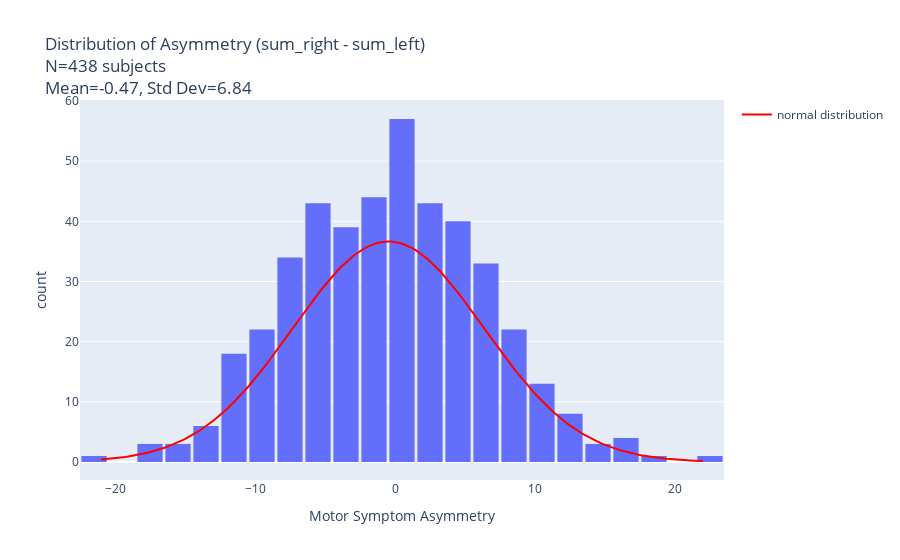

Notebook cell for this chart:
### Markdown cell above
distribution des valeurs des "motor symptom asymmetry"

### Code cell
import numpy as np

import plotly.graph_objects as go

# Calcul de la moyenne et de l'écart type
mean = df_msa_filtered['asymetry'].mean()
std = df_msa_filtered['asymetry'].std()

# Histogramme
fig = px.histogram(
    df_msa_filtered,
    x='asymetry',
    nbins=30,
    title=f"Distribution of Asymmetry (sum_right - sum_left)<br>N={len(df_msa_filtered)} subjects<br>Mean={mean:.2f}, Std Dev={std:.2f}",
    labels={'asymetry': "Motor Symptom Asymmetry"},
    color_discrete_sequence=['#636EFA']
)
fig.update_layout(bargap=0.1)

# Générer la courbe normale
x_vals = np.linspace(df_msa_filtered['asymetry'].min(), df_msa_filtered['asymetry'].max(), 200)
hist_y, bins = np.histogram(df_msa_filtered['asymetry'], bins=30)
bin_width = bins[1] - bins[0]
normal_y = (
    len(df_msa_filtered['asymetry']) * bin_width *
    (1/(std * np.sqrt(2 * np.pi))) * np.exp(-0.5 * ((x_vals - mean)/std)**2)
)

fig.add_trace(go.Scatter(
    x=x_vals,
    y=normal_y,
    mode='lines',
    name='normal distribution',
    line=dict(color='red')
))

fig.show()
fig.write_image("/NAS/deathrow/protocoles/predistim/screenshots/asymetry_histogram.png")

### Figure 1 — Plotly figure (JSON) as saved in the notebook; plotly's stock layout.template omitted (floating-point values rounded to 4 significant figures; data arrays with more than 128 entries replaced by an {"elided": "..."} marker saying what was removed)
{"data": [{"alignmentgroup": "True", "bingroup": "x", "hovertemplate": "Motor Symptom Asymmetry=%{x}<br>count=%{y}<extra></extra>", "legendgroup": "", "marker": {"color": "#636EFA", "pattern": {"shape": ""}}, "name": "", "nbinsx": 30, "offsetgroup": "", "orientation": "v", "showlegend": false, "type": "histogram", "x": {"elided": "438 int values"}, "xaxis": "x", "yaxis": "y"}, {"line": {"color": "red"}, "mode": "lines", "name": "normal distribution", "type": "scatter", "x": {"elided": "200 float values"}, "y": {"elided": "200 float values"}}], "layout": {"bargap": 0.1, "barmode": "relative", "legend": {"tracegroupgap": 0}, "title": {"text": "Distribution of Asymmetry (sum_right - sum_left)<br>N=438 subjects<br>Mean=-0.47, Std Dev=6.84"}, "xaxis": {"anchor": "y", "domain": [0, 1], "title": {"text": "Motor Symptom Asymmetry"}}, "yaxis": {"anchor": "x", "domain": [0, 1], "title": {"text": "count"}}}}
